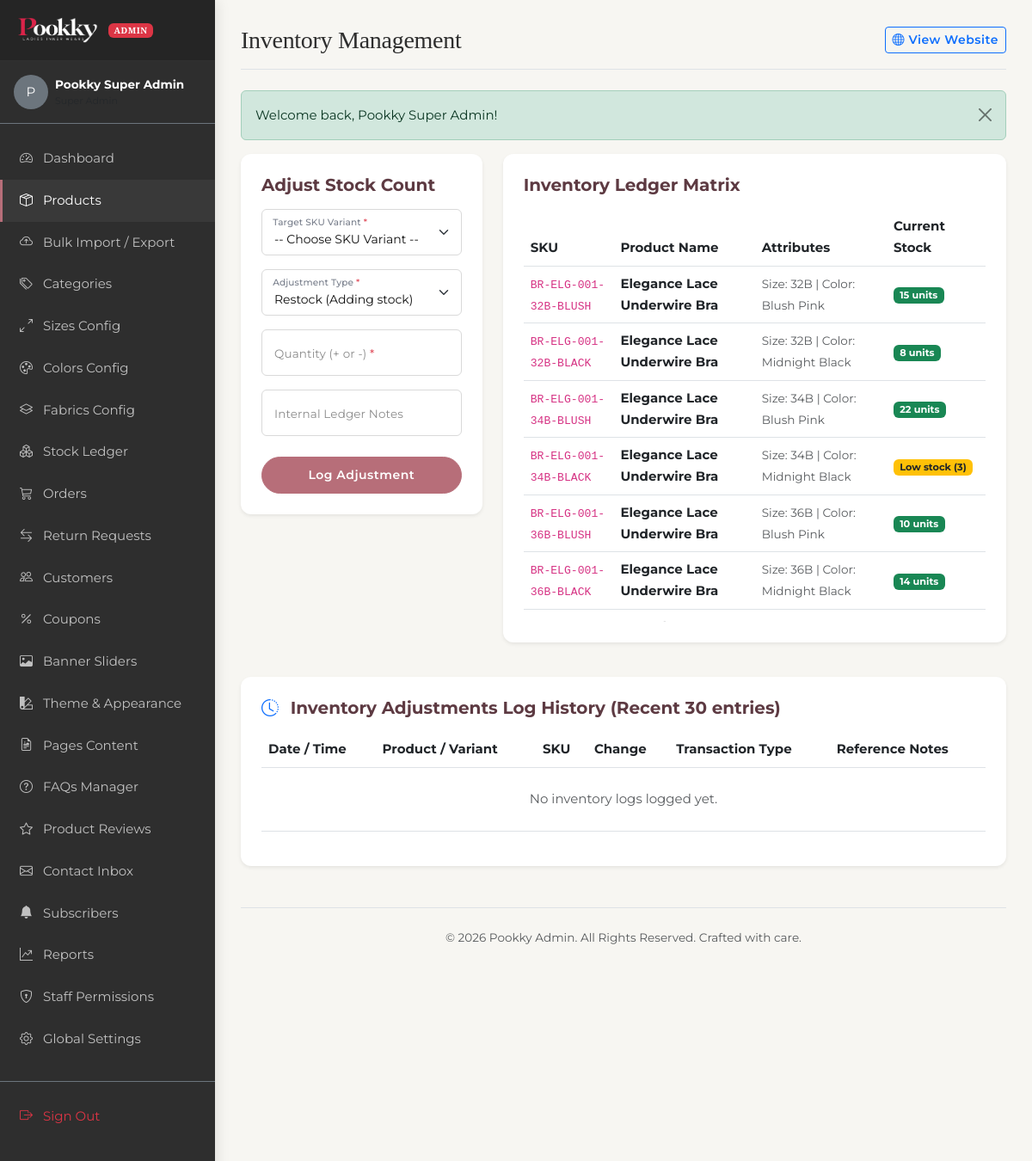
The app's page /admin/inventory.php (signed in) with its own data.
### tables this page shows
CREATE TABLE IF NOT EXISTS product_variants (
    id INT AUTO_INCREMENT PRIMARY KEY,
    product_id INT NOT NULL,
    size_id INT NOT NULL,
    color_id INT NOT NULL,
    sku VARCHAR(100) NOT NULL UNIQUE,
    regular_price DECIMAL(10,2) DEFAULT NULL,
    offer_price DECIMAL(10,2) DEFAULT NULL,
    price DECIMAL(10,2) DEFAULT NULL COMMENT 'Override price if set',
    stock INT DEFAULT 0,
    created_at TIMESTAMP DEFAULT CURRENT_TIMESTAMP,
    FOREIGN KEY (product_id) REFERENCES products(id) ON DELETE CASCADE,
    FOREIGN KEY (size_id) REFERENCES sizes(id) ON DELETE RESTRICT,
    FOREIGN KEY (color_id) REFERENCES colors(id) ON DELETE RESTRICT
);

CREATE TABLE IF NOT EXISTS products (
    id INT AUTO_INCREMENT PRIMARY KEY,
    category_id INT NOT NULL,
    product_type ENUM('single', 'combo') NOT NULL DEFAULT 'single',
    name VARCHAR(150) NOT NULL,
    slug VARCHAR(150) NOT NULL UNIQUE,
    sku VARCHAR(50) NOT NULL UNIQUE,
    description TEXT NOT NULL,
    fabric_details TEXT,
    fit_type VARCHAR(100),
    care_instructions TEXT,
    regular_price DECIMAL(10,2) NOT NULL,
    offer_price DECIMAL(10,2) DEFAULT NULL,
    gst_percentage DECIMAL(5,2) DEFAULT 18.00,
    is_featured TINYINT DEFAULT 0,
    is_new_arrival TINYINT DEFAULT 0,
    is_best_seller TINYINT DEFAULT 0,
    status TINYINT DEFAULT 1 COMMENT '1=Active, 0=Inactive',
    seo_title VARCHAR(150),
    seo_description TEXT,
    created_at TIMESTAMP DEFAULT CURRENT_TIMESTAMP,
    FOREIGN KEY (category_id) REFERENCES categories(id) ON DELETE RESTRICT
);

CREATE TABLE IF NOT EXISTS sizes (
    id INT AUTO_INCREMENT PRIMARY KEY,
    size_name VARCHAR(50) NOT NULL,
    size_code VARCHAR(10) NOT NULL,
    category_type VARCHAR(50) NOT NULL,  
    created_at TIMESTAMP DEFAULT CURRENT_TIMESTAMP
);

CREATE TABLE IF NOT EXISTS colors (
    id INT AUTO_INCREMENT PRIMARY KEY,
    color_name VARCHAR(50) NOT NULL,
    color_code VARCHAR(7) NOT NULL,  
    created_at TIMESTAMP DEFAULT CURRENT_TIMESTAMP
);

### admin/inventory.php (the view, shortened to what the rows shown need)
<?php
$page_title = 'Inventory Management';
require_once __DIR__ . '/includes/header.php';
$all_variants = $pdo->query("
    SELECT v.id, v.sku, v.stock, p.name as product_name, s.size_code, c.color_name
    FROM product_variants v
    JOIN products p ON v.product_id = p.id
    JOIN sizes s ON v.size_id = s.id
    JOIN colors c ON v.color_id = c.id
    ORDER BY p.name ASC, s.id ASC
")->fetchAll();
?>
<div class="row g-4">
    <div class="col-12 col-lg-8">
        <div class="card border-0 shadow-sm p-4 bg-white" style="border-radius: 12px;">
            <div class="table-responsive" style="max-height: 480px; overflow-y: auto;">
                <table class="table table-hover align-middle">
                    <thead>
                        <tr>
                            <th>SKU</th>
                            <th>Product Name</th>
                            <th>Attributes</th>
                            <th>Current Stock</th>
                        </tr>
                    </thead>
                    <tbody>
                        <?php if (empty($all_variants)): ?>
                            <tr>
                                <td colspan="4" class="text-center text-muted py-4">No product variants configured. Add product variants to track stock levels.</td>
                            </tr>
                        <?php else: ?>
                            <?php foreach ($all_variants as $v): ?>
                                <tr>
                                    <td><code><?php echo e($v['sku']); ?></code></td>
                                    <td><span class="fw-bold text-dark"><?php echo e($v['product_name']); ?></span></td>
                                    <td>
                                        <span class="small text-muted">Size: <?php echo e($v['size_code']); ?> | Color: <?php echo e($v['color_name']); ?></span>
                                    </td>
                                    <td>
                                        <?php if ($v['stock'] > 5): ?>
                                            <span class="badge bg-success"><?php echo $v['stock']; ?> units</span>
                                        <?php elseif ($v['stock'] > 0): ?>
                                            <span class="badge bg-warning text-dark">Low stock (<?php echo $v['stock']; ?>)</span>
                                        <?php else: ?>
                                            <span class="badge bg-danger">Out of stock</span>
                                        <?php endif; ?>
                                    </td>
                                </tr>
                            <?php endforeach; ?>
                        <?php endif; ?>
                    </tbody>
                </table>
            </div>
        </div>
    </div>
    <div class="col-12">
        <div class="card border-0 shadow-sm p-4 bg-white mt-3" style="border-radius: 12px;">
            <div class="table-responsive">
                <table class="table table-hover align-middle">
                    <thead>
                        <tr>
                            <th>Date / Time</th>
                            <th>Product / Variant</th>
                            <th>SKU</th>
                            <th>Change</th>
                            <th>Transaction Type</th>
                            <th>Reference Notes</th>
                        </tr>
                    </thead>
                </table>
            </div>
        </div>
    </div>
</div>
<?php require_once __DIR__ . '/includes/footer.php'; ?>

### admin/includes/header.php (shortened to what the rows shown need)
<?php
require_once __DIR__ . '/../../includes/functions.php';
require_once __DIR__ . '/../../includes/auth.php';
$current_admin_id = $_SESSION['admin_id'];
$admin_stmt = $pdo->prepare("
    SELECT a.*, r.name as role_name
    FROM admins a
    JOIN roles r ON a.role_id = r.id
    WHERE a.id = ? LIMIT 1
");
$admin_stmt->execute([$current_admin_id]);
$admin_profile = $admin_stmt->fetch();
$page_title = $page_title ?? 'Admin Dashboard';
?>
<!DOCTYPE html>
<html lang="en">
<head>
    <link href="https://cdn.jsdelivr.net/npm/bootstrap@5.3.0/dist/css/bootstrap.min.css" rel="stylesheet">
    <link href="https://cdn.jsdelivr.net/npm/bootstrap-icons@1.10.0/font/bootstrap-icons.css" rel="stylesheet">
    <link rel="stylesheet" href="../assets/css/style.css?v=2.8">
</head>
<body>
    <div class="admin-sidebar" id="adminSidebar">
        <div class="py-3 px-3 border-bottom border-secondary mb-3 d-flex align-items-center gap-2">
            <div class="rounded-circle bg-secondary d-flex align-items-center justify-content-center text-white font-weight-bold" style="width: 40px; height: 40px;">
                <?php echo strtoupper(substr($admin_profile['name'], 0, 1)); ?>
            </div>
            <div class="text-truncate">
                <div class="text-white small fw-bold"><?php echo e($admin_profile['name']); ?></div>
                <div class="text-muted" style="font-size: 11px;"><?php echo e($admin_profile['role_name']); ?></div>
            </div>
        </div>
    </div>
    <div class="admin-main">
        <header class="d-flex justify-content-between align-items-center mb-4 pb-3 border-bottom">
            <div class="d-flex align-items-center gap-2">
                <h1 class="h3 mb-0"><?php echo e($page_title); ?></h1>
            </div>
        </header>

### records on screen
product_variants: sku "BR-ELG-001-32B-BLUSH", product.name "Elegance Lace Underwire Bra", size.size_code "32B", color.color_name "Blush Pink", stock "15"
product_variants: sku "BR-ELG-001-32B-BLACK", product.name "Elegance Lace Underwire Bra", size.size_code "32B", color.color_name "Midnight Black", stock "8"
product_variants: sku "BR-ELG-001-34B-BLUSH", product.name "Elegance Lace Underwire Bra", size.size_code "34B", color.color_name "Blush Pink", stock "22"
product_variants: sku "BR-ELG-001-34B-BLACK", product.name "Elegance Lace Underwire Bra", size.size_code "34B", color.color_name "Midnight Black", stock "3"
product_variants: sku "BR-ELG-001-36B-BLUSH", product.name "Elegance Lace Underwire Bra", size.size_code "36B", color.color_name "Blush Pink", stock "10"
product_variants: sku "BR-ELG-001-36B-BLACK", product.name "Elegance Lace Underwire Bra", size.size_code "36B", color.color_name "Midnight Black", stock "14"

### other values on screen
substr($admin_profile['name'], 0, 1) "P"
$admin_profile['name'] "Pookky Super Admin"
$page_title "Inventory Management"
$msg "Welcome back, Pookky Super Admin!"
SITE_NAME "Pookky"
